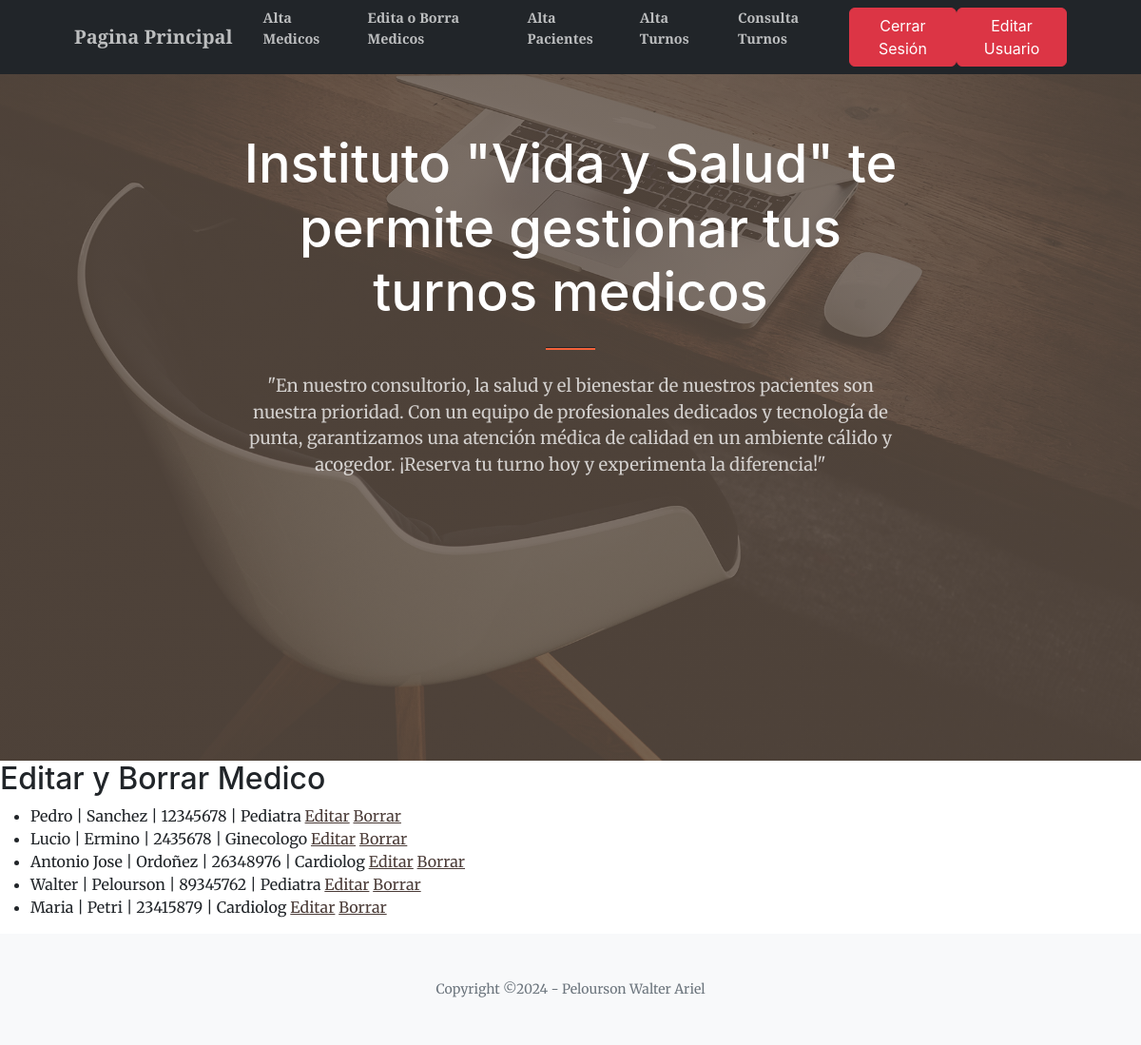
Page /BMVBCMedicos/ (signed in) on the committed database.
### MiAppMedicos/models.py (models this page shows, shortened)
class MedicoModels(models.Model):
    nombre = models.CharField(max_length=20)
    apellido = models.CharField(max_length=20)
    matricula = models.CharField(max_length=8)
    profesion = models.CharField(max_length=30)

### MiAppMedicos/views.py (the view)
# urls.py: path('BMVBCMedicos/', views.MedicoModelsListView.as_view(), name = "EditaBorra"),
class MedicoModelsListView(LoginRequiredMixin, ListView):
    model = MedicoModels
    context_object_name = "MBMedicos"
    template_name = "MiAppMedicos/BMMedicos.html"

### MiAppMedicos/templates/MiAppMedicos/BMMedicos.html (shortened to what this page needs)
{% extends "MiAppMedicos/TempBaseCargaDatos.html" %}
{% load static %}
{% block main %}
<h2>Editar y Borrar Medico</h2>
    <ul>
        {% for MedicoModels in MBMedicos %}
            <li>{{ MedicoModels.nombre}} | {{ MedicoModels.apellido}} | {{ MedicoModels.matricula}} | {{ MedicoModels.profesion}}
                <a href ="{% url 'EditaMedico' MedicoModels.id %}">Editar</a>
                <a href ="{% url 'BorraMedico' MedicoModels.id %}">Borrar</a>
            </li>
        {% endfor %}
    </ul>
{% endblock main %}

### MiAppMedicos/templates/MiAppMedicos/TempBaseCargaDatos.html (shortened to what this page needs)
<!DOCTYPE html>
{% load static %}
<html lang="en">
    <head>
        <link href="https://cdn.jsdelivr.net/npm/bootstrap-icons@1.5.0/font/bootstrap-icons.css" rel="stylesheet" />
        <link href="https://cdnjs.cloudflare.com/ajax/libs/SimpleLightbox/2.1.0/simpleLightbox.min.css" rel="stylesheet" />
        <link href="{% static 'MiAppMedicos/css/styles.css' %}" rel="stylesheet" />
    </head>
    <body id="page-top">
        <nav class="navbar navbar-expand-lg navbar-dark bg-dark fixed-top py-10" id="mainNav">
            <div class="container px-4 px-lg-5">
                <a class="navbar-brand" href="{% url "Portada" %}">Pagina Principal</a>
                <div class="collapse navbar-collapse" id="navbarResponsive">
                    <ul class="navbar-nav ms-auto my-2 my-lg-0">
                        {% if request.user.is_superuser %}
                        <li class="nav-item"><a class="nav-link" href="{% url "AltaMed" %}">Alta Medicos</a></li>
                        <li class="nav-item"><a class="nav-link" href="{% url "EditaBorra" %}">Edita o Borra Medicos</a></li>
                        <li class="nav-item"><a class="nav-link" href="{% url "AltaPac" %}">Alta Pacientes</a></li>
                        {% endif %}
                        <li class="nav-item"><a class="nav-link" href="{% url "cargar_turno" %}">Alta Turnos</a></li>
                        <li class="nav-item"><a class="nav-link" href="{% url "consultar_turnos" %}">Consulta Turnos</a></li>
                        {% if request.user.is_authenticated %}
                        <li class="nav-item"><a class="btn btn-danger text-white" href="{% url 'Logout' %}">Cerrar Sesión</a></li>
                        <li class="nav-item"><a class="btn btn-danger text-white" href="{% url 'EditarPerfil' %}">Editar Usuario</a></li>
                        {% else %}
                        <li class="nav-item"><a class="btn btn-primary text-white" href="{% url 'Login' %}">Iniciar Sesión</a></li>
                        <li class="nav-item"><a class="btn btn-success text-white" href="{% url 'Register' %}">Registrate</a></li>
                        {% endif %}
                    </ul>
                </div>
            </div>
        </nav>
        <header class="masthead">
            <div class="container px-4 px-lg-5 h-100">
                <div class="row gx-2 gx-lg-3 h-75 align-items-center justify-content-center text-center">
                    <div class="col-lg-8 align-self-end">
                        <h1 class="text-white font-weight-bold">Instituto "Vida y Salud" te permite gestionar tus turnos medicos</h1> <hr class="divider" />
                    </div>
                    <div class="col-lg-8 align-self-baseline">
                        <p class="text-white-75 mb-5">"En nuestro consultorio, la salud y el bienestar de nuestros pacientes son nuestra prioridad. Con un equipo de profesionales dedicados y tecnología de punta, garantizamos una atención médica de calidad en un ambiente cálido y acogedor. ¡Reserva tu turno hoy y experimenta la diferencia!"</p>
                    </div>
                </div>
            </div>
        </header>
        {% block main %}
        {% endblock main %}
        <footer class="bg-light py-5">
            <div class="container px-4 px-lg-5"><div class="small text-center text-muted">Copyright &copy;2024 - Pelourson Walter Ariel</div></div>
        </footer>
    </body>
</html>

### rows in the picture
MedicoModels: nombre "Pedro", apellido "Sanchez", matricula "12345678", profesion "Pediatra"
MedicoModels: nombre "Lucio", apellido "Ermino", matricula "2435678", profesion "Ginecologo"
MedicoModels: nombre "Antonio Jose", apellido "Ordoñez", matricula "26348976", profesion "Cardiolog"
MedicoModels: nombre "Walter", apellido "Pelourson", matricula "89345762", profesion "Pediatra"
MedicoModels: nombre "Maria", apellido "Petri", matricula "23415879", profesion "Cardiolog"
